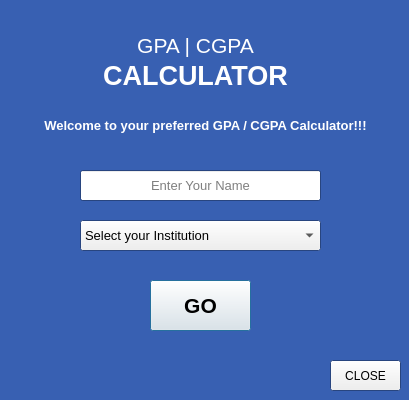
<?xml version="1.0" encoding="UTF-8"?>
<ui version="4.0">
 <class>Dialog</class>
 <widget class="QDialog" name="Dialog">
  <property name="windowModality">
   <enum>Qt::ApplicationModal</enum>
  </property>
  <property name="enabled">
   <bool>true</bool>
  </property>
  <property name="geometry">
   <rect>
    <x>0</x>
    <y>0</y>
    <width>409</width>
    <height>400</height>
   </rect>
  </property>
  <property name="sizePolicy">
   <sizepolicy hsizetype="Fixed" vsizetype="Fixed">
    <horstretch>0</horstretch>
    <verstretch>0</verstretch>
   </sizepolicy>
  </property>
  <property name="palette">
   <palette>
    <active>
     <colorrole role="Base">
      <brush brushstyle="SolidPattern">
       <color alpha="255">
        <red>255</red>
        <green>255</green>
        <blue>255</blue>
       </color>
      </brush>
     </colorrole>
     <colorrole role="Window">
      <brush brushstyle="SolidPattern">
       <color alpha="255">
        <red>56</red>
        <green>96</green>
        <blue>178</blue>
       </color>
      </brush>
     </colorrole>
    </active>
    <inactive>
     <colorrole role="Base">
      <brush brushstyle="SolidPattern">
       <color alpha="255">
        <red>255</red>
        <green>255</green>
        <blue>255</blue>
       </color>
      </brush>
     </colorrole>
     <colorrole role="Window">
      <brush brushstyle="SolidPattern">
       <color alpha="255">
        <red>56</red>
        <green>96</green>
        <blue>178</blue>
       </color>
      </brush>
     </colorrole>
    </inactive>
    <disabled>
     <colorrole role="Base">
      <brush brushstyle="SolidPattern">
       <color alpha="255">
        <red>56</red>
        <green>96</green>
        <blue>178</blue>
       </color>
      </brush>
     </colorrole>
     <colorrole role="Window">
      <brush brushstyle="SolidPattern">
       <color alpha="255">
        <red>56</red>
        <green>96</green>
        <blue>178</blue>
       </color>
      </brush>
     </colorrole>
    </disabled>
   </palette>
  </property>
  <property name="font">
   <font>
    <family>MS Sans Serif</family>
   </font>
  </property>
  <property name="mouseTracking">
   <bool>false</bool>
  </property>
  <property name="contextMenuPolicy">
   <enum>Qt::NoContextMenu</enum>
  </property>
  <property name="acceptDrops">
   <bool>false</bool>
  </property>
  <property name="windowTitle">
   <string>GPA CALCULATOR</string>
  </property>
  <property name="whatsThis">
   <string>This is a GPA Calculator</string>
  </property>
  <property name="layoutDirection">
   <enum>Qt::LeftToRight</enum>
  </property>
  <property name="autoFillBackground">
   <bool>false</bool>
  </property>
  <property name="sizeGripEnabled">
   <bool>false</bool>
  </property>
  <property name="modal">
   <bool>true</bool>
  </property>
  <widget class="QComboBox" name="cbInstitution">
   <property name="geometry">
    <rect>
     <x>80</x>
     <y>220</y>
     <width>241</width>
     <height>31</height>
    </rect>
   </property>
   <property name="sizePolicy">
    <sizepolicy hsizetype="Preferred" vsizetype="Fixed">
     <horstretch>0</horstretch>
     <verstretch>0</verstretch>
    </sizepolicy>
   </property>
   <property name="maximumSize">
    <size>
     <width>241</width>
     <height>31</height>
    </size>
   </property>
   <property name="font">
    <font>
     <family>MS Sans Serif</family>
     <pointsize>10</pointsize>
    </font>
   </property>
   <property name="toolTip">
    <string>Youur Institution</string>
   </property>
   <property name="layoutDirection">
    <enum>Qt::LeftToRight</enum>
   </property>
   <property name="editable">
    <bool>false</bool>
   </property>
   <property name="duplicatesEnabled">
    <bool>false</bool>
   </property>
   <item>
    <property name="text">
     <string>Select your Institution</string>
    </property>
   </item>
   <item>
    <property name="text">
     <string>Ho Technical University</string>
    </property>
   </item>
   <item>
    <property name="text">
     <string>University of Ghana</string>
    </property>
   </item>
   <item>
    <property name="text">
     <string>Koforidua Technical University</string>
    </property>
   </item>
   <item>
    <property name="text">
     <string>University of Cape Coast</string>
    </property>
   </item>
  </widget>
  <widget class="QLabel" name="lblTitle">
   <property name="geometry">
    <rect>
     <x>100</x>
     <y>30</y>
     <width>191</width>
     <height>31</height>
    </rect>
   </property>
   <property name="sizePolicy">
    <sizepolicy hsizetype="Preferred" vsizetype="Fixed">
     <horstretch>0</horstretch>
     <verstretch>0</verstretch>
    </sizepolicy>
   </property>
   <property name="palette">
    <palette>
     <active>
      <colorrole role="WindowText">
       <brush brushstyle="SolidPattern">
        <color alpha="255">
         <red>255</red>
         <green>255</green>
         <blue>255</blue>
        </color>
       </brush>
      </colorrole>
     </active>
     <inactive>
      <colorrole role="WindowText">
       <brush brushstyle="SolidPattern">
        <color alpha="255">
         <red>255</red>
         <green>255</green>
         <blue>255</blue>
        </color>
       </brush>
      </colorrole>
     </inactive>
     <disabled>
      <colorrole role="WindowText">
       <brush brushstyle="SolidPattern">
        <color alpha="255">
         <red>120</red>
         <green>120</green>
         <blue>120</blue>
        </color>
       </brush>
      </colorrole>
     </disabled>
    </palette>
   </property>
   <property name="font">
    <font>
     <family>MS Sans Serif</family>
     <pointsize>20</pointsize>
     <weight>75</weight>
     <bold>true</bold>
    </font>
   </property>
   <property name="layoutDirection">
    <enum>Qt::LeftToRight</enum>
   </property>
   <property name="inputMethodHints">
    <set>Qt::ImhNone</set>
   </property>
   <property name="text">
    <string>&lt;html&gt;&lt;head/&gt;&lt;body&gt;&lt;p&gt;&lt;span style=&quot; font-size:16pt; font-weight:400;&quot;&gt;GPA | CGPA&lt;/span&gt;&lt;/p&gt;&lt;/body&gt;&lt;/html&gt;</string>
   </property>
   <property name="alignment">
    <set>Qt::AlignCenter</set>
   </property>
  </widget>
  <widget class="QPushButton" name="btnGo">
   <property name="geometry">
    <rect>
     <x>150</x>
     <y>280</y>
     <width>101</width>
     <height>51</height>
    </rect>
   </property>
   <property name="sizePolicy">
    <sizepolicy hsizetype="Preferred" vsizetype="Fixed">
     <horstretch>0</horstretch>
     <verstretch>0</verstretch>
    </sizepolicy>
   </property>
   <property name="font">
    <font>
     <family>MS Sans Serif</family>
     <pointsize>16</pointsize>
     <weight>75</weight>
     <bold>true</bold>
    </font>
   </property>
   <property name="text">
    <string>GO</string>
   </property>
   <property name="checkable">
    <bool>false</bool>
   </property>
   <property name="default">
    <bool>true</bool>
   </property>
   <property name="flat">
    <bool>false</bool>
   </property>
  </widget>
  <widget class="QLineEdit" name="lblName">
   <property name="geometry">
    <rect>
     <x>80</x>
     <y>170</y>
     <width>241</width>
     <height>31</height>
    </rect>
   </property>
   <property name="sizePolicy">
    <sizepolicy hsizetype="Preferred" vsizetype="Fixed">
     <horstretch>0</horstretch>
     <verstretch>0</verstretch>
    </sizepolicy>
   </property>
   <property name="font">
    <font>
     <family>MS Sans Serif</family>
     <pointsize>10</pointsize>
    </font>
   </property>
   <property name="toolTip">
    <string>Your Name</string>
   </property>
   <property name="toolTipDuration">
    <number>-1</number>
   </property>
   <property name="inputMethodHints">
    <set>Qt::ImhNone</set>
   </property>
   <property name="text">
    <string/>
   </property>
   <property name="maxLength">
    <number>50</number>
   </property>
   <property name="frame">
    <bool>true</bool>
   </property>
   <property name="alignment">
    <set>Qt::AlignCenter</set>
   </property>
   <property name="placeholderText">
    <string>Enter Your Name</string>
   </property>
   <property name="cursorMoveStyle">
    <enum>Qt::LogicalMoveStyle</enum>
   </property>
   <property name="clearButtonEnabled">
    <bool>true</bool>
   </property>
  </widget>
  <widget class="QPushButton" name="btnExit">
   <property name="geometry">
    <rect>
     <x>330</x>
     <y>360</y>
     <width>71</width>
     <height>31</height>
    </rect>
   </property>
   <property name="sizePolicy">
    <sizepolicy hsizetype="Minimum" vsizetype="Fixed">
     <horstretch>0</horstretch>
     <verstretch>0</verstretch>
    </sizepolicy>
   </property>
   <property name="font">
    <font>
     <family>MS Sans Serif</family>
    </font>
   </property>
   <property name="text">
    <string>CLOSE</string>
   </property>
  </widget>
  <widget class="QLabel" name="lblTitle_2">
   <property name="geometry">
    <rect>
     <x>70</x>
     <y>60</y>
     <width>251</width>
     <height>31</height>
    </rect>
   </property>
   <property name="sizePolicy">
    <sizepolicy hsizetype="Preferred" vsizetype="Fixed">
     <horstretch>0</horstretch>
     <verstretch>0</verstretch>
    </sizepolicy>
   </property>
   <property name="palette">
    <palette>
     <active>
      <colorrole role="WindowText">
       <brush brushstyle="SolidPattern">
        <color alpha="255">
         <red>255</red>
         <green>255</green>
         <blue>255</blue>
        </color>
       </brush>
      </colorrole>
     </active>
     <inactive>
      <colorrole role="WindowText">
       <brush brushstyle="SolidPattern">
        <color alpha="255">
         <red>255</red>
         <green>255</green>
         <blue>255</blue>
        </color>
       </brush>
      </colorrole>
     </inactive>
     <disabled>
      <colorrole role="WindowText">
       <brush brushstyle="SolidPattern">
        <color alpha="255">
         <red>120</red>
         <green>120</green>
         <blue>120</blue>
        </color>
       </brush>
      </colorrole>
     </disabled>
    </palette>
   </property>
   <property name="font">
    <font>
     <family>MS Sans Serif</family>
     <pointsize>20</pointsize>
     <weight>75</weight>
     <bold>true</bold>
    </font>
   </property>
   <property name="layoutDirection">
    <enum>Qt::LeftToRight</enum>
   </property>
   <property name="inputMethodHints">
    <set>Qt::ImhNone</set>
   </property>
   <property name="text">
    <string>&lt;html&gt;&lt;head/&gt;&lt;body&gt;&lt;p&gt;CALCULATOR&lt;/p&gt;&lt;/body&gt;&lt;/html&gt;</string>
   </property>
   <property name="alignment">
    <set>Qt::AlignCenter</set>
   </property>
  </widget>
  <widget class="QLabel" name="lblTitle_3">
   <property name="geometry">
    <rect>
     <x>10</x>
     <y>110</y>
     <width>391</width>
     <height>31</height>
    </rect>
   </property>
   <property name="sizePolicy">
    <sizepolicy hsizetype="Preferred" vsizetype="Fixed">
     <horstretch>0</horstretch>
     <verstretch>0</verstretch>
    </sizepolicy>
   </property>
   <property name="maximumSize">
    <size>
     <width>16777215</width>
     <height>16777215</height>
    </size>
   </property>
   <property name="palette">
    <palette>
     <active>
      <colorrole role="WindowText">
       <brush brushstyle="SolidPattern">
        <color alpha="255">
         <red>255</red>
         <green>255</green>
         <blue>255</blue>
        </color>
       </brush>
      </colorrole>
     </active>
     <inactive>
      <colorrole role="WindowText">
       <brush brushstyle="SolidPattern">
        <color alpha="255">
         <red>255</red>
         <green>255</green>
         <blue>255</blue>
        </color>
       </brush>
      </colorrole>
     </inactive>
     <disabled>
      <colorrole role="WindowText">
       <brush brushstyle="SolidPattern">
        <color alpha="255">
         <red>120</red>
         <green>120</green>
         <blue>120</blue>
        </color>
       </brush>
      </colorrole>
     </disabled>
    </palette>
   </property>
   <property name="font">
    <font>
     <family>MS Sans Serif</family>
     <pointsize>20</pointsize>
     <weight>75</weight>
     <bold>true</bold>
    </font>
   </property>
   <property name="layoutDirection">
    <enum>Qt::LeftToRight</enum>
   </property>
   <property name="inputMethodHints">
    <set>Qt::ImhNone</set>
   </property>
   <property name="text">
    <string>&lt;html&gt;&lt;head/&gt;&lt;body&gt;&lt;p&gt;&lt;span style=&quot; font-size:10pt;&quot;&gt;Welcome to your preferred GPA / CGPA Calculator!!!&lt;/span&gt;&lt;/p&gt;&lt;/body&gt;&lt;/html&gt;</string>
   </property>
   <property name="alignment">
    <set>Qt::AlignCenter</set>
   </property>
  </widget>
 </widget>
 <tabstops>
  <tabstop>lblName</tabstop>
  <tabstop>cbInstitution</tabstop>
  <tabstop>btnGo</tabstop>
  <tabstop>btnExit</tabstop>
 </tabstops>
 <resources/>
 <connections/>
</ui>
